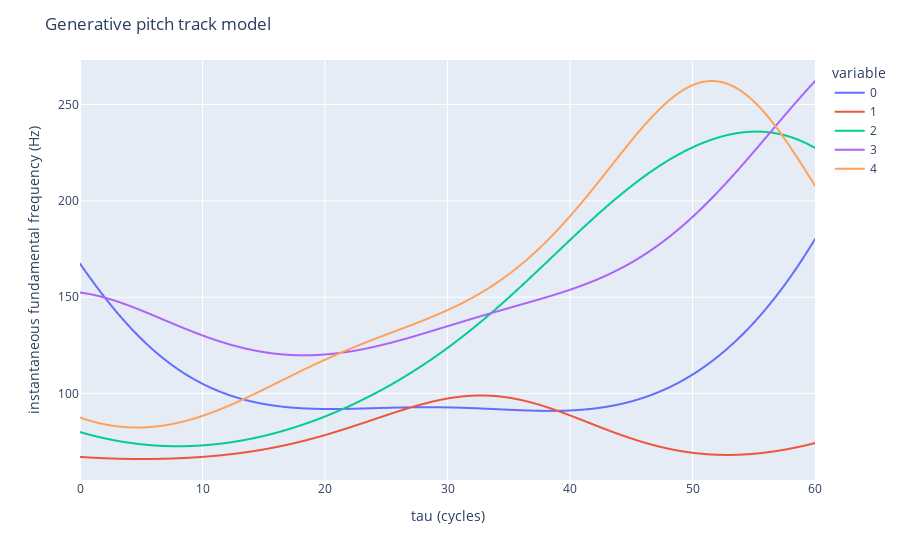

Notebook cell for this chart:
### Code cell
# Draw prior samples from learned model


def psi(t):
    return svi_basis(qsvi, t)


tau_test, dtau = jnp.linspace(0, 30 * 2, 1000, retstep=True)
Psi_test = jax.vmap(psi)(tau_test)

master_key, subkey = jax.random.split(master_key)

eps = jax.random.normal(subkey, shape=(Psi_test.shape[1], 5))
y = Psi_test @ eps

g = unwhiten(y)
T = 10.0**g
f = 1000.0 / T

px.line(f).update_traces(x=tau_test).update_layout(
    xaxis_title="tau (cycles)",
    yaxis_title="instantaneous fundamental frequency (Hz)",
    title="Generative pitch track model",
).show()

### Figure 1 — Plotly figure (JSON) as saved in the notebook; plotly's stock layout.template omitted (floating-point values rounded to 4 significant figures; data arrays with more than 128 entries replaced by an {"elided": "..."} marker saying what was removed)
{"data": [{"hovertemplate": "variable=0<br>index=%{x}<br>value=%{y}<extra></extra>", "legendgroup": "0", "line": {"color": "#636efa", "dash": "solid"}, "marker": {"symbol": "circle"}, "mode": "lines", "name": "0", "showlegend": true, "type": "scattergl", "x": {"elided": "1000 float values"}, "xaxis": "x", "y": {"elided": "1000 float values"}, "yaxis": "y"}, {"hovertemplate": "variable=1<br>index=%{x}<br>value=%{y}<extra></extra>", "legendgroup": "1", "line": {"color": "#EF553B", "dash": "solid"}, "marker": {"symbol": "circle"}, "mode": "lines", "name": "1", "showlegend": true, "type": "scattergl", "x": {"elided": "1000 float values"}, "xaxis": "x", "y": {"elided": "1000 float values"}, "yaxis": "y"}, {"hovertemplate": "variable=2<br>index=%{x}<br>value=%{y}<extra></extra>", "legendgroup": "2", "line": {"color": "#00cc96", "dash": "solid"}, "marker": {"symbol": "circle"}, "mode": "lines", "name": "2", "showlegend": true, "type": "scattergl", "x": {"elided": "1000 float values"}, "xaxis": "x", "y": {"elided": "1000 float values"}, "yaxis": "y"}, {"hovertemplate": "variable=3<br>index=%{x}<br>value=%{y}<extra></extra>", "legendgroup": "3", "line": {"color": "#ab63fa", "dash": "solid"}, "marker": {"symbol": "circle"}, "mode": "lines", "name": "3", "showlegend": true, "type": "scattergl", "x": {"elided": "1000 float values"}, "xaxis": "x", "y": {"elided": "1000 float values"}, "yaxis": "y"}, {"hovertemplate": "variable=4<br>index=%{x}<br>value=%{y}<extra></extra>", "legendgroup": "4", "line": {"color": "#FFA15A", "dash": "solid"}, "marker": {"symbol": "circle"}, "mode": "lines", "name": "4", "showlegend": true, "type": "scattergl", "x": {"elided": "1000 float values"}, "xaxis": "x", "y": {"elided": "1000 float values"}, "yaxis": "y"}], "layout": {"legend": {"title": {"text": "variable"}, "tracegroupgap": 0}, "margin": {"t": 60}, "title": {"text": "Generative pitch track model"}, "xaxis": {"anchor": "y", "domain": [0, 1], "title": {"text": "tau (cycles)"}}, "yaxis": {"anchor": "x", "domain": [0, 1], "title": {"text": "instantaneous fundamental frequency (Hz)"}}}}
